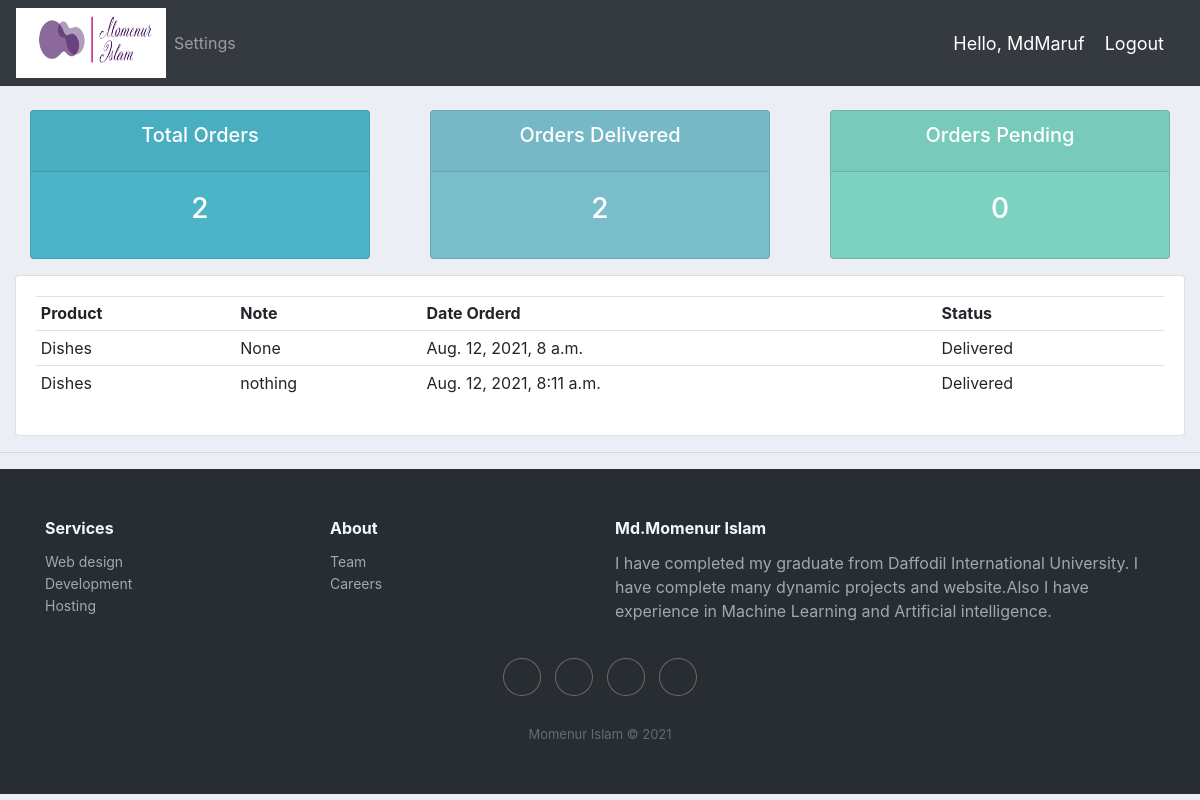
The page /user/ (signed in) on the database its author committed.
### accounts/models.py (models this page shows)
class Order(models.Model):
	STATUS = (
			('Pending', 'Pending'),
			('Out for delivery', 'Out for delivery'),
			('Delivered', 'Delivered'),
			)
	customer = models.ForeignKey(Customer, null=True, on_delete= models.SET_NULL)
	product = models.ForeignKey(Product, null=True, on_delete= models.SET_NULL)
	date_created = models.DateTimeField(auto_now_add=True, null=True)
	status = models.CharField(max_length=200, null=True, choices=STATUS)
	note = models.CharField(max_length=1000, null=True)
	def __str__(self):
		return self.product.name

class Product(models.Model):
	CATEGORY = (
			('Indoor', 'Indoor'),
			('Out Door', 'Out Door'),
			)
	name = models.CharField(max_length=200, null=True)
	price = models.FloatField(null=True)
	category = models.CharField(max_length=200, null=True, choices=CATEGORY)
	description = models.CharField(max_length=200, null=True, blank=True)
	date_created = models.DateTimeField(auto_now_add=True, null=True)
	tags = models.ManyToManyField(Tag)
	def __str__(self):
		return self.name

### accounts/decorators.py (the view)
		def wrapper_func(request, *args, **kwargs):
			group = None
			if request.user.groups.exists():
				group = request.user.groups.all()[0].name
			if group in allowed_roles:
				return view_func(request, *args, **kwargs)
			else:
				return HttpResponse('You are not authorized to view this page')

### accounts/views.py (called while the page is built)
@login_required(login_url='login')
@allowed_users(allowed_roles=['customer'])
def userPage(request):
    orders = request.user.customer.order_set.all()
    total_orders = orders.count()
    delivered = orders.filter(status='Delivered').count()
    pending = orders.filter(status='Pending').count()
    print('ORDERS:', orders)
    context = {'orders': orders, 'total_orders': total_orders,
               'delivered': delivered, 'pending': pending}
    return render(request, 'accounts/user.html', context)

### accounts/templates/accounts/user.html
{%  extends 'accounts/main.html' %}
{% block content %}
{%  include 'accounts/status.html' %}
<div class="row">
	<div class="col-md">
		<div class="card card-body">
			<table class="table table-sm">
				<tr>
					<th>Product</th>
					<th>Note</th>
					<th>Date Orderd</th>
					<th>Status</th>
				</tr>
				{% for order in orders %}
				<tr>
					<td>{{order.product}}</td>
					<td>{{order.note}}</td>
					<td>{{order.date_created}}</td>
					<td>{{order.status}}</td>
				</tr>
				{% endfor %}
			</table>
		</div>
	</div>
</div>
{% endblock content %}

### accounts/templates/accounts/navbar.html (shortened to what this page needs)
{% load static %}
<nav class="navbar navbar-expand-lg navbar-dark bg-dark">
 <img src="{% static 'images/Mlogo.png' %}" width="150" height="70">
  <div class="collapse navbar-collapse" id="navbarNav">
    <ul class="navbar-nav">
      {% if request.user.is_staff %}
      <li class="nav-item active">
        <a class="nav-link" href="{% url 'home' %}">Dashboard</a>
      </li>
      <li class="nav-item">
        <a class="nav-link" href="{% url 'products' %}">Products</a>
      </li>
      {% else %}
       <li class="nav-item">
        <a class="nav-link" href="{% url 'account' %}">Settings</a>
      </li>
      {% endif %}
    </ul>
  </div>
  <span class="hello-msg">Hello, {{request.user}}</span>
  <span ><a  class="hello-msg" href="{% url 'logout' %}">Logout</a></span>
</nav>

### static/css/main.css (style rules this page uses)
body { background-color: #ebeff5; }

### accounts/templates/accounts/navbar.html (style rules this page uses)
.hello-msg { font-size: 18px; color: #fff; margin-right: 20px; }

### rows shown on the page
Order: product "Dishes", note "None", date_created "Aug. 12, 2021, 8 a.m.", status "Delivered"
Order: product "Dishes", note "nothing", date_created "Aug. 12, 2021, 8:11 a.m.", status "Delivered"

### other values the page prints
{{ request.user }} "MdMaruf"
{{ total_orders }} "2"
{{ delivered }} "2"
{{ pending }} "0"
